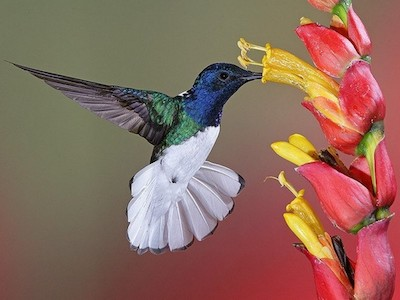
#> input picture 2017-fall/data/bird.jpg, 400 x 300 px, found by its file name
$ jupyter execute 'кв.ipynb'   (shell and % lines are left out)
#> lines starting #> are read from the running program, lines starting #| are printed output that depends on the picture
# Домашняя работа 4. Кластеризация.

1. Скачайте этот ноутбук к себе.
2. Заполните пропущенные ячейки, отвечая на заданные вопросы. Там должен быть код! (если не сказано обратное)
3. Сохраните результат в своём гитхаб репозитории.
4. Пришлите на почту ml-teachers ссылку на этот файл в вашем репозитории.
5. В теме письма указать `ML Homework #4: Name Surname`. Если тема будет неправильная, то задание не будет проверено.

**Дедлайн**: 19.11.2017 00:00 OMSK

    После дедлайна можно сдать, но вы получите штраф по баллам в рейтинге.

**Рассылка решений**: 23.11.2017 17:00 OMSK

    После рассылки задания совсем не имеют веса.

### Полезная литература

- [Интересные алгоритмы кластеризации, часть первая: Affinity propagation](https://habrahabr.ru/post/321216/) и другие статьи цикла
- [Глава 7: кластеризация и визуализация. К. В. Воронцов](http://www.machinelearning.ru/wiki/images/6/6d/Voron-ML-1.pdf)
- [Документация sklearn.clustering](http://scikit-learn.org/stable/modules/clustering.html)
- [K-Means Clustering - The Math of Intelligence. Siraj Raval](https://www.youtube.com/watch?v=9991JlKnFmk) объяснение с программированием KMeans вручную

## 1. Изображения (6 баллов)

С помощью алгоритмов кластеризации можно уменьшить число цветов в изображении. В данном случае будут кластеризоваться похожие пиксели. Такой подход позволяет перейти к суперпиксельному представлению изображений, которое является более компактным и используется в задачах компьютерного зрения.

Загрузим картинку `data/bird.jpg` с помощью scikit-image и выведите ее с помощью matplotlib.

[cell 1]
from skimage.io import imread
from matplotlib import pyplot as plt
import numpy as np

img = imread("bird.jpg")
#> img is the input picture: shape (300, 400, 3); mean R, G, B 141.5, 106.3, 93.7
plt.imshow(img)

### 1.1 Scale (0.5 балла)

Если вы посмотрите на содержимое numpy массива, в котором хранится изображение, то увидите, что там будут числа от 0 до 255. Нам лучше перейти к числам от 0 до 1.

**Преобразуйте вашу матрицу, как сказано выше.**

**Hint**: Это можно сделать с помощью функции `skimage.img_as_float`.

[cell 2]
from skimage import img_as_float
floatImage = img_as_float(img)
floatImage

### 1.2 Reshape (1 балл)

Мы получили матрицу размера `(300, 400, 3)`. Нам это не подходит. Чтобы запустить kMeans нам нужно иметь много-много объектов и 3 признака - значение яркости пикселя в канале Red, Green и Blue.

**Преобразуйте матрицу так, чтобы получилась матрица размера `(120000, 3)`. **

**Hint**: Вам пригодятся функции: `np.ravel` и `np.vstack`.

[cell 3]
floatImage = np.ravel(floatImage, order = "C")
floatImage = np.vstack([floatImage[::3],floatImage[1::3],floatImage[2::3]])
floatImage = floatImage.transpose()
floatImage.shape
#> Out = (120000, 3)

### 1.3 Train (0.5 балла)

Отлично. У нас есть подготовленные данные. Теперь мы будем находить кластеры похожих пикселей по цвету. Для этого создайте KMeans для, например, 8 цветов. **Обучите модель** (может занять около 10 секунд). С помощью магического макроса `%time` **покажите, сколько времени у вас занимало обучение**.

[cell 4]
from sklearn.cluster import KMeans
clust = KMeans(n_clusters = 8)
learn = clust.fit(floatImage)

### 1.4 Draw centroids (1 балл)

**Нарисуйте с помощью imshow центры кластеров**: будет 8 пикселей со средним цветом по всему кластеру.
Это называется цветовой палитрой.

**Hint**: reshape в 3 мерный массив, так как у вас будет 2-мерный

[cell 5]
plt.figure(figsize=(15, 5))

for i, center in enumerate(clust.cluster_centers_):
    plt.subplot(2,4,i+1)
    plt.imshow(center.reshape([1,1,3]))
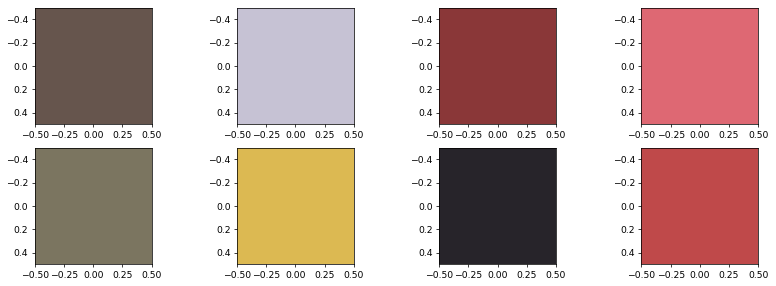
#> figure drawn by matplotlib, 8 panels

### 1.5 Draw final image (3 балла)

У нас есть значения цвета для каждого центра кластера. Каждый пиксель в результате обучения KMeans теперь имеет свой лейбл кластера. Значит мы можем заменить все пиксели на соответсвующие им центры класетров. Проведите это преобразование и выведите 8-цветное изображение.

**Hints**: `labels_`, `reshape`, `copy`, логические маски в numpy `arr[arr == 1] = 0`. У меня это 7 строк кода.

[cell 6]
clusterColorOnly = np.empty((300,400,3))
predictLabels = clust.predict(floatImage).reshape(300,400)
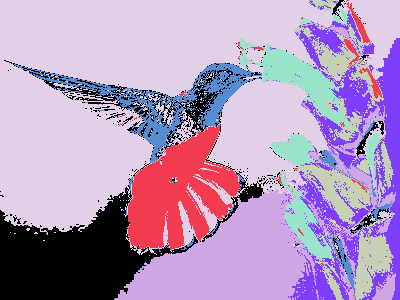
#> predictLabels: shape (300, 400) int32; 8 distinct labels, from 0 to 7; one colour per label, 0 black
for i in clust.labels_:
    clusterColorOnly[predictLabels == i] = clust.cluster_centers_[i]
plt.imshow(clusterColorOnly)
